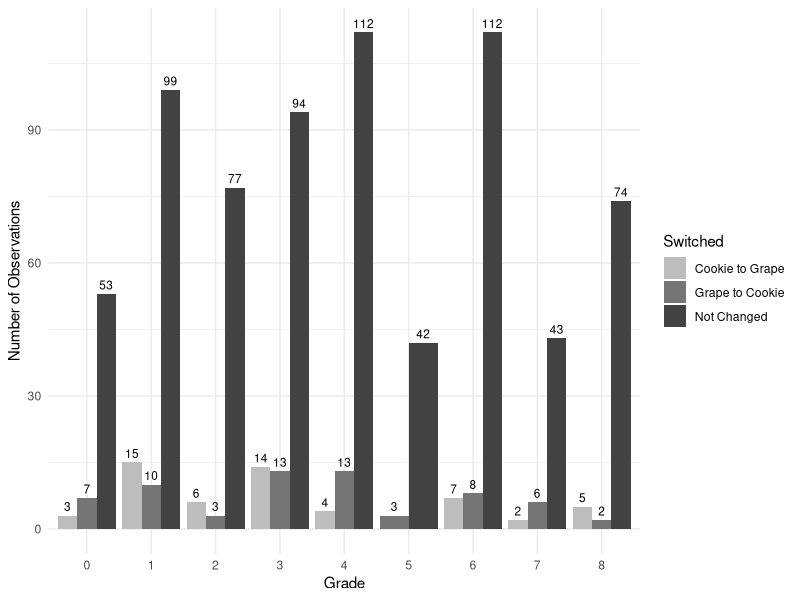
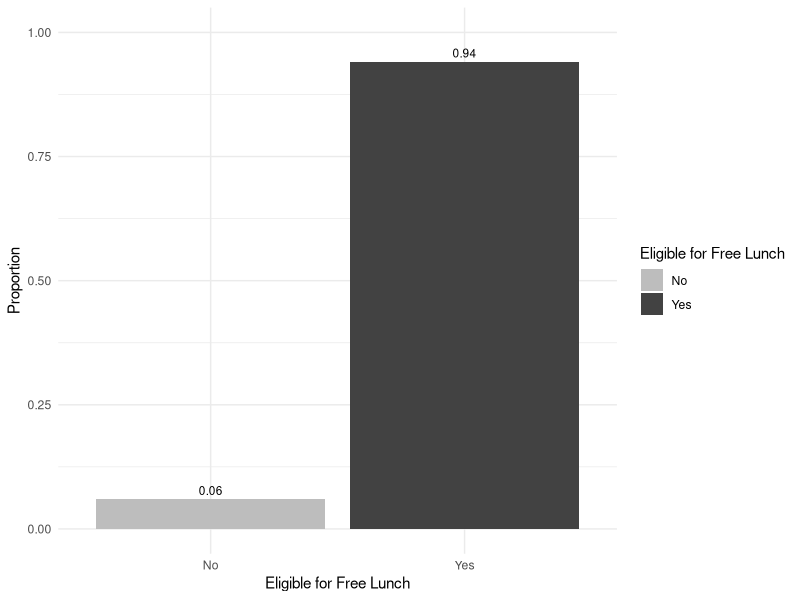
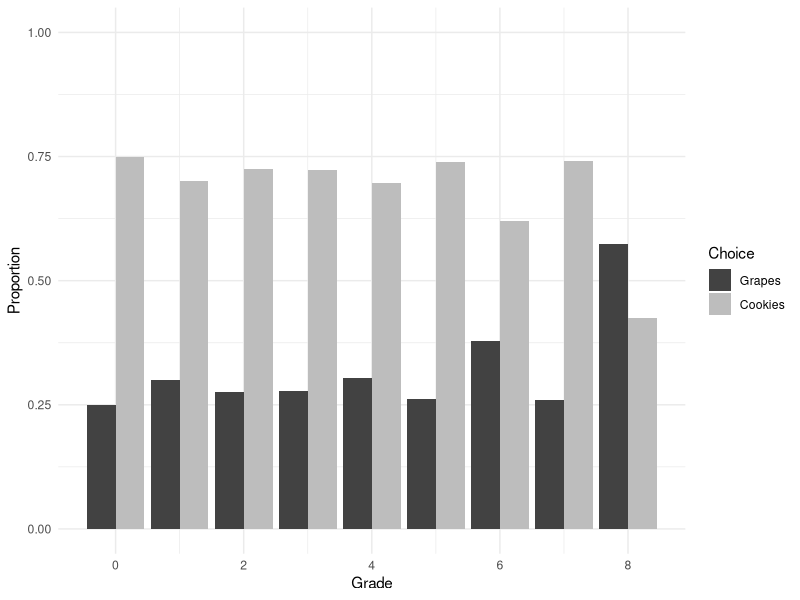
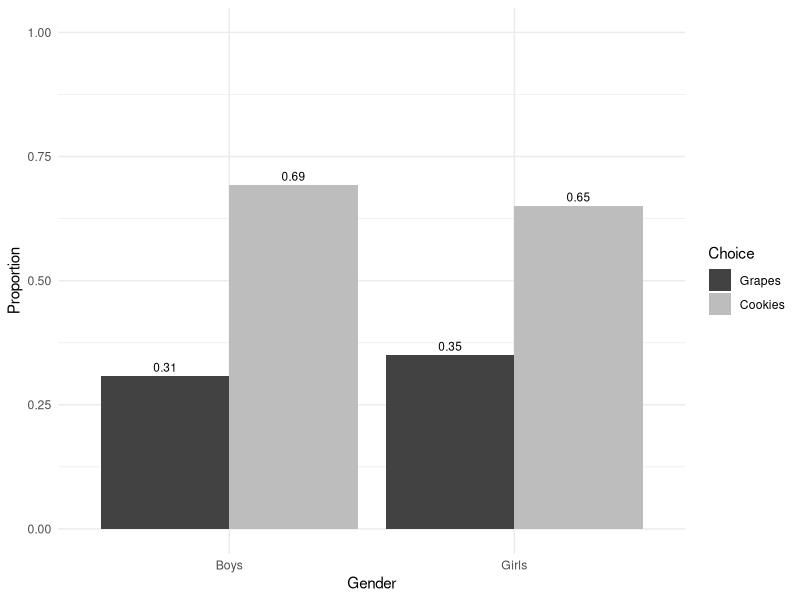

These charts were generated, in order, by the following R code: (Note: this script raises an error after producing the figures.)
## ---- chunk 1
#| echo: false
#| include: false
#| warning: false
#| message: false

library(tidyverse)
library(knitr)
library(kableExtra)
library(ggplot2)
library(dplyr)
## ---- chunk 2
#| echo: false
#| include: true
#| warning: false
#| label: tbl-table1
#| tbl-cap: "Summary statistics for the four different observation groups: public and 0% of the card deck is incentivized, public and 50% of the card deck is incentivized where the student is not incentivized, public and 50% of the card deck is incentivized where the student is incentivized, and public and 100% of the card deck is incentivized"


sum_table_wide <-
  read_csv(
    file = "../data/sum_table_wide.csv",
    show_col_types = FALSE
  )

sum_table_final <-
    sum_table_wide |>
      as_tibble() |>
      mutate(state = rownames(sum_table_wide)) |>
      select(Group, Observations, table_size, male, grade, black, hispanic, free)

sum_table_final |>
  kable(
    col.names = c('Group', 'Observations', 'Table Size', 'Percent of boys', 'Grade', 'Black', 'Hispanic', 'Free Lunch'),
    digits = 3
  )

## ---- chunk 3
#| echo: false
#| warning: false
#| label: fig-foodChoices
#| fig-cap: "Students food choices from stage G1 to G2 comparing grape to cookie, cookie to grape, or no change."

food_choices <-
  read_csv(
    file = "../data/food_choices.csv",
    show_col_types = FALSE
  )

# Create a bar plot
ggplot(food_choices, aes(x = as.factor(grade), fill = Switched)) +
  geom_bar(position = "dodge") +
  geom_text(
    aes(label = after_stat(count)),
    stat = "count",
    position = position_dodge(width = 0.9),
    vjust = -0.5, # Adjust the vertical position of the labels
    color = "black",
    size = 3
  ) +
  labs(x = "Grade",
       y = "Number of Observations") +
  scale_fill_manual(values = c("Cookie to Grape" = '#BDBDBD',"Grape to Cookie" = '#757575', "Not Changed" = '#424242')) +
  scale_x_discrete(breaks = as.character(0:8)) +
  theme_minimal()

## ---- chunk 4
#| echo: false
#| include: true
#| warning: false
#| label: fig-lunchStatus
#| fig-cap: "Comparing incentivized students choosing grapes if they are eligible or not eligable for the free lunch program"

# Filter data for incentivized students whose grape2 choice was 1
incentivized_grapes <- food_choices %>%
  filter(incentive == 1 & grape2 == 1)

# Calculate proportions
proportions <- incentivized_grapes %>%
  group_by(free) %>%
  summarise(Proportion = n() / nrow(incentivized_grapes))

# Create the bar graph
ggplot(proportions, aes(x = factor(free), y = Proportion, fill = factor(free))) +
  geom_bar(stat = "identity") +
  geom_text(aes(label = round(Proportion, 2)), 
            position = position_dodge(width = 0.9), 
            vjust = -0.5, # Adjust the vertical position of the labels
            color = "black",
            size = 3) +
  labs(x = "Eligible for Free Lunch",
       y = "Proportion",
       fill = "Eligible for Free Lunch") +
  scale_fill_manual(values = c('#BDBDBD', '#424242'), labels = c("No", "Yes")) +
  scale_x_discrete(labels = c("0" = "No", "1" = "Yes")) +  # Adjust x-axis labels  
  scale_y_continuous(limits = c(0, 1)) +  # Set y-axis limits  
  theme_minimal()

## ---- chunk 5
#| echo: false
#| include: true
#| warning: false
#| label: fig-grade
#| fig-cap: "Comparing incentivized students choosing grapes or cookies by the students grade"

# Filter data for incentivized students
incentivized_students <- food_choices %>%
  filter(incentive == 1)

# Calculate proportions of students choosing grapes and cookies for each grade
proportions <- incentivized_students %>%
  group_by(grade) %>%
  summarise(
    grapes_proportion = mean(grape2 == 1),
    cookies_proportion = mean(grape2 == 0)
  )

# Reshape the data from wide to long format for plotting
proportions_long <- proportions %>%
  tidyr::pivot_longer(cols = c(grapes_proportion, cookies_proportion),
                      names_to = "choice",
                      values_to = "proportion")

# Create the bar chart
ggplot(proportions_long, aes(x = grade, y = proportion, fill = choice)) +
  geom_bar(stat = "identity", position = "dodge") +
  labs(x = "Grade",
       y = "Proportion",
       fill = "Choice") +
  scale_fill_manual(values = c("grapes_proportion" = '#BDBDBD', "cookies_proportion" = '#424242'),
                    labels = c("Grapes", "Cookies")) +
  ylim(0,1) +
  theme_minimal()

## ---- chunk 6
#| echo: false
#| include: true
#| warning: false
#| label: fig-gender
#| fig-cap: "Comparing incentivized students choosing grapes or cookies by the students gender"

# Filter data for incentivized students
incentivized_students <- food_choices %>%
  filter(incentive == 1)

# Calculate proportions of students choosing grapes and cookies for each gender
proportions <- incentivized_students |>
  group_by(male) |>
  summarise(
    grapes_proportion = mean(grape2 == 1),
    cookies_proportion = mean(grape2 == 0)
  )

# Normalize proportions to ensure they sum up to 1 for each gender
proportions <- proportions %>%
  mutate(
    total_proportion = grapes_proportion + cookies_proportion,
    grapes_proportion = grapes_proportion / total_proportion,
    cookies_proportion = cookies_proportion / total_proportion
  )

# Reshape the data from wide to long format for plotting
proportions_long <- proportions %>%
  tidyr::pivot_longer(cols = c(grapes_proportion, cookies_proportion),
                      names_to = "choice",
                      values_to = "proportion")

# Rename gender values for better visualization
proportions_long$male <- ifelse(proportions_long$male == 1, "Boys", "Girls")

# Create the bar graph
ggplot(proportions_long, aes(x = male, y = proportion, fill = choice)) +
  geom_bar(stat = "identity", position = "dodge") +
  geom_text(aes(label = round(proportion, 2)), # Display proportion rounded to 2 decimal places
            position = position_dodge(width = 0.9), 
            vjust = -0.5, # Adjust the vertical position of the labels
            color = "black",
            size = 3) +
  labs(x = "Gender",
       y = "Proportion",
       fill = "Choice") +
  scale_fill_manual(values = c("grapes_proportion" = '#BDBDBD', "cookies_proportion" = '#424242'),
                    labels = c("Grapes", "Cookies")) +
  ylim(0,1) +
  theme_minimal()

## ---- chunk 7
#| echo: false
#| include: true
#| warning: false
#| label: fig-publicIncentive
#| fig-cap: "Comparing the proportion of students in the public group who recieved no incentive and whether or not they stayed with their initil choice of cookie or grape or if they switched."

public_incentives <- food_choices|>
  filter(table_incentive_pr == 0)

num_samples <- length(public_incentives$Stayed)

public_incentives <- public_incentives|>
  group_by(Stayed)|>
  summarise(prop = length(Stayed)/num_samples)

# Create the bar graph
ggplot(public_incentives, aes(x = Stayed, y = prop, fill = Stayed)) +
  geom_col() +
  labs(x = "Choice",
       y = "Proportion") +
  scale_fill_manual(values = c("Changed" = '#BDBDBD', "Stayed Cookie" = '#757575', "Stayed Grape" = '#424242')) +
  ylim(0,0.5) +
  theme_minimal()

## ---- chunk 8
#| echo: false
#| include: true
#| warning: false
#| label: fig-publicNoIncentive
#| fig-cap: "Comparing the proportion of students in the public group who recieved an incentive and whether or not they stayed with their initil choice of cookie or grape or if they switched."

public_no_incentives <- food_choices|>
  filter(table_incentive_pr == 1)

num_samples <- length(public_no_incentives$Stayed)

public_no_incentives <- public_no_incentives|>
  group_by(Stayed)|>
  summarise(prop = length(Stayed)/num_samples)

# Create the bar graph
ggplot(public_no_incentives, aes(x = Stayed, y = prop, fill = Stayed)) +
  geom_col() +
  labs(x = "Choice",
       y = "Proportion") +
  scale_fill_manual(values = c("Changed" = '#BDBDBD', "Stayed Cookie" = '#757575', "Stayed Grape" = '#424242')) +
  ylim(0,0.6) +
  theme_minimal()
